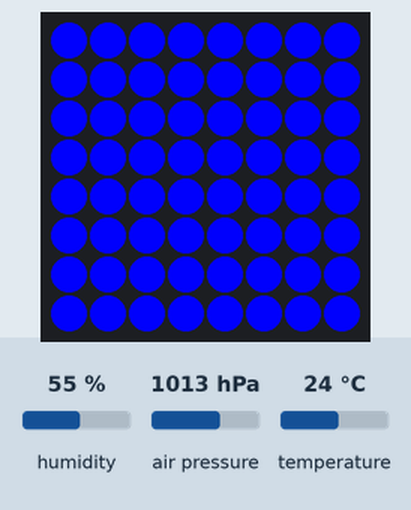
Simulated run of this program. Board: Raspberry Pi (BCM pin numbers) with a Sense HAT. On the bench: the Sense HAT's 8×8 RGB LED matrix. The test bench sets the inputs (shaded band); at power-on: air pressure 1013 hPa, humidity 55 %, temperature 24 °C. What the program prints to the terminal is not drawn.

Above: at 1.2 s.
1.3 s: air pressure set to 952 hPa
At 2.6 s:
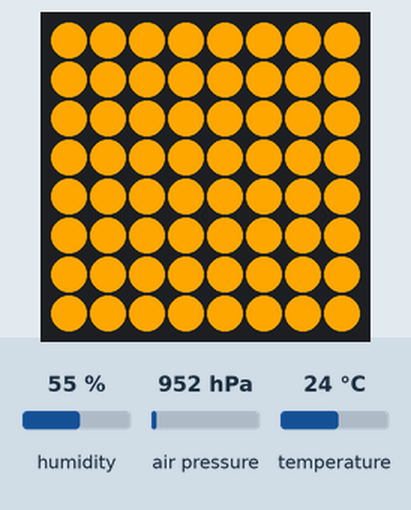
At 3.6 s:
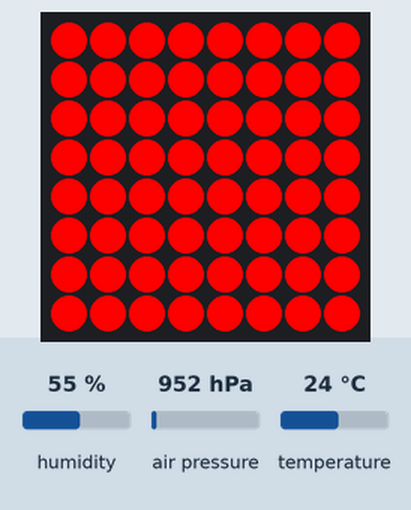
Timing chart, 0 to 5.1 s (numbered marks = the images above; inputs shaded):
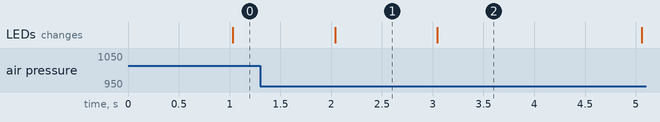

The program:

sensor.py
```python
from sense_hat import SenseHat
import time

sense = SenseHat()

# Define the color orange (Red, Green, Blue)
orange = (255, 165, 0)
blue = (5,5,255)
red = (255, 5,5)

colors = [orange,blue,red]

i=len(colors)

sense.clear()


while True:
    # Get sensor readings
    temp = sense.get_temperature()
    humidity = sense.get_humidity()
    pressure = sense.get_pressure()

    if i<0:
        i=len(colors)

    i -= 1
    sense.clear(colors[i])

    # Orientation data
    #orientation = sense.get_orientation()
    #pitch = orientation['pitch']
    #roll = orientation['roll']
    #yaw = orientation['yaw']

    # Accelerometer, gyroscope, and magnetometer data
    #acceleration = sense.get_accelerometer_raw()
    #gyro = sense.get_gyroscope_raw()
    #mag = sense.get_compass_raw()

    # Print the data
    print(f"\r{i} Temperature: {temp:04.1f}C, Humidity: {humidity:03.0f}%, Pressure: {pressure:4.0f} Millibars",end='', flush=True)
    #print(f"Pitch: {pitch}, Roll: {roll}, Yaw: {yaw}")
    #print(f"Acceleration: {acceleration}, Gyro: {gyro}, ")

    time.sleep(1)
```

Measured:
- what the display in image 1 shows lasts 1.0 s, from 2.0 s to 3.0 s
